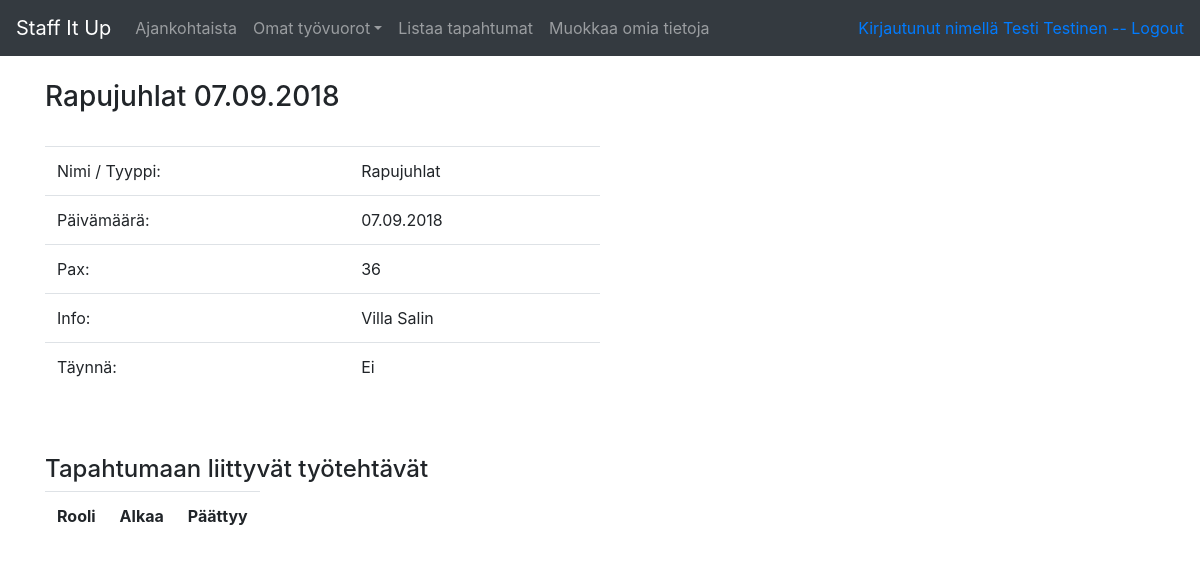
The page /user/events/3/details (signed in) on the database as committed earlier.
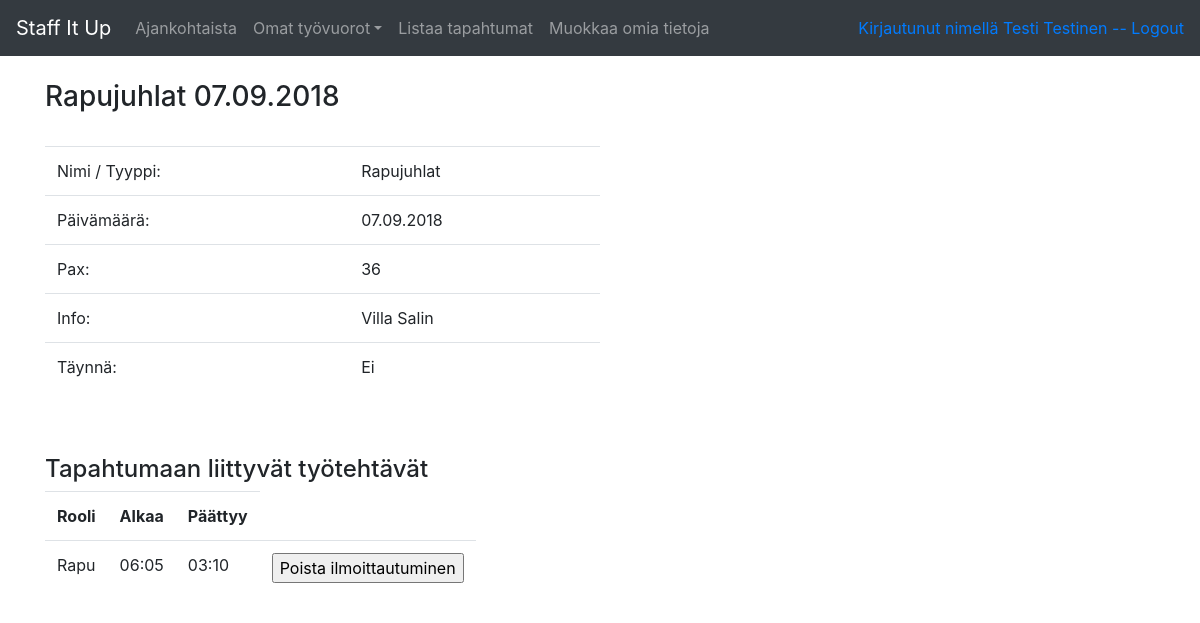
The same page on the database as committed later.
### application/assignments/models.py (models this page shows, shortened)
class Assignment(db.Model):
    id = db.Column(db.Integer, primary_key=True)
    starttime = db.Column(db.Time, nullable=False)
    endtime = db.Column(db.Time, nullable=False)
    role = db.Column(db.String(144), nullable=False)
    event_id = db.Column(db.Integer, db.ForeignKey('event.id'),
       nullable=False)
    users = db.relationship("User", secondary="account_assignment")
    registrations = db.relationship("AssignmentRegistration", backref='assignment', lazy=True)
    @staticmethod
    def check_reg_existence(user, assignment):
        r = AssignmentRegistration.query.filter_by(account_id=user, assignment_id=assignment).first()
        if r:
            return True
        else:
            return False
    @staticmethod
    def check_reg_confirmed(user, assignment):
        r = AssignmentRegistration.query.filter_by(account_id=user, assignment_id=assignment).first()
        if r and r.confirmed == True:
            return True
        else:
            return False

### application/events/views.py (the view)
@app.route("/user/events/<event_id>/details", methods=["GET"])
@login_required(role="user")
def event_details_user(event_id):
    event = Event.query.get(event_id)
    return render_template("user/events/event.html", event=event, assignments=event.assignments)

### application/__init__.py (called while the page is built)
@login_manager.user_loader
def load_user(user_id):
    return User.query.get(user_id)

### application/auth/models.py (called while the page is built)
    def role_ok(self, role):
        for user_role in self.roles:
                    if user_role.name == role:
                        return True

### application/templates/user/events/event.html
{% extends "layout.html" %}
{% block body %}
<h3>{{ event.type }} {{ event.date.strftime("%d.%m.%Y") }}</h3><br>
  <table class="table" style="width:50%;">
    <tr>
      <td>Nimi / Tyyppi: </td>
      <td>{{ event.type }}</td>
    </tr>
    <tr>
      <td>Päivämäärä: </td>
      <td>{{ event.date.strftime("%d.%m.%Y") }}</td>
    </tr>
    <tr>
      <td>Pax: </td>
      <td>{{ event.pax }}</td>
    </tr>
    <tr>
      <td>Info: </td>
      <td>{{ event.info }}</td>
    </tr>
    <tr>
      <td>Täynnä: </td>
      {% if event.staffed  %}
      <td>Kyllä</td>
      {% else %}
      <td>Ei</td>
      {% endif %}
    </tr>
  </table>
  <br><br>
  <h4>Tapahtumaan liittyvät työtehtävät</h4>
  <table class="table" style="width:auto;">
    <tr>
      <th>Rooli</th>
      <th>Alkaa</th>
      <th>Päättyy</th>
    </tr>
    {% for assignment in assignments %}
    <tr>
      <td> {{ assignment.role }} </td>
      <td>{{ assignment.starttime.strftime("%H:%M") }}</td>
      <td>{{ assignment.endtime.strftime("%H:%M") }}</td>
      <td>
        {% if assignment.check_reg_confirmed(current_user.id, assignment.id) == True %}
        Ilmoittautuminen vahvistettu
        {% elif assignment.check_reg_existence(current_user.id, assignment.id) %}
        <form method="POST" action="{{ url_for('reg_delete', assignment_id=assignment.id, event_id=event.id) }}">
	        <input type="submit" value="Poista ilmoittautuminen"/>
	      </form>
        {% else %}
        <form method="POST" action="{{ url_for('reg_create', assignment_id=assignment.id, event_id=event.id) }}">
	        <input type="submit" value="Ilmoittaudu"/>
	      </form>
        {% endif %}
      </td
    </tr>
    {% endfor %}
  </table>
{% endblock %}

Rows that differ between the two databases and show on the page:
added Assignment: role "Rapu", starttime "06:05", endtime "03:10"
